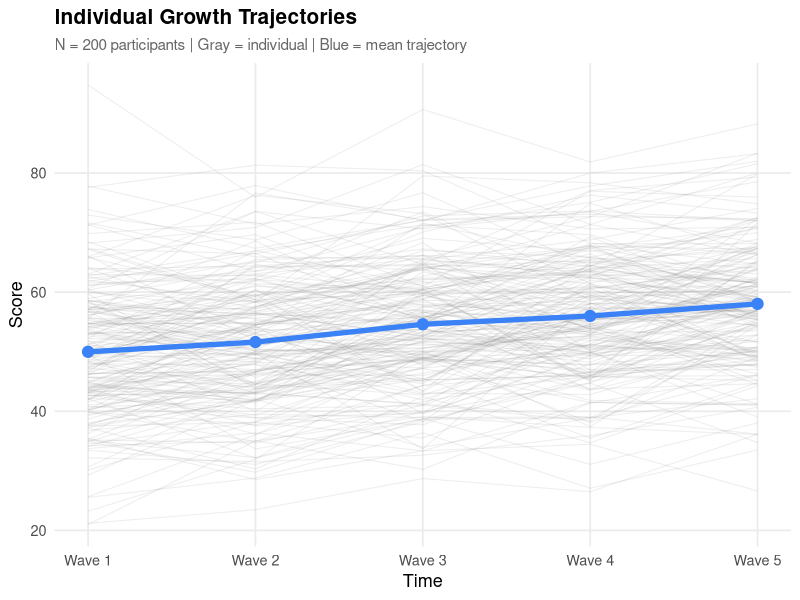
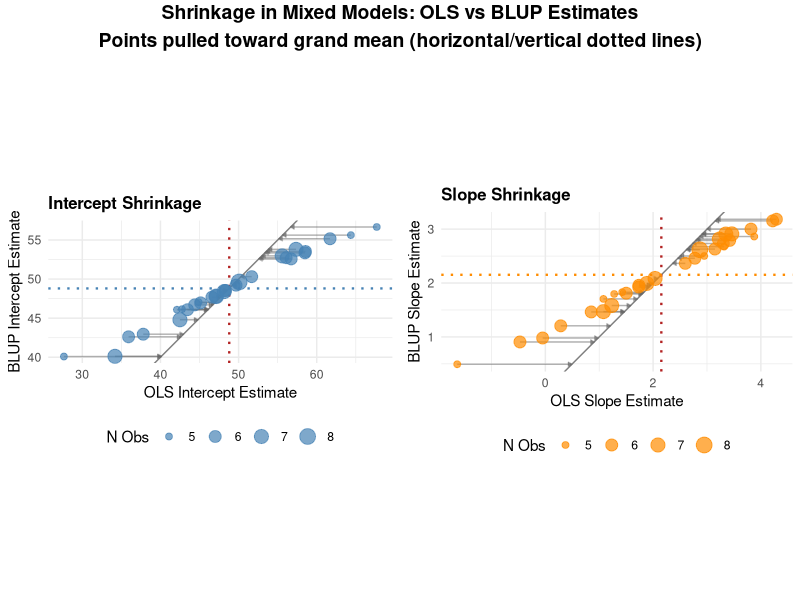
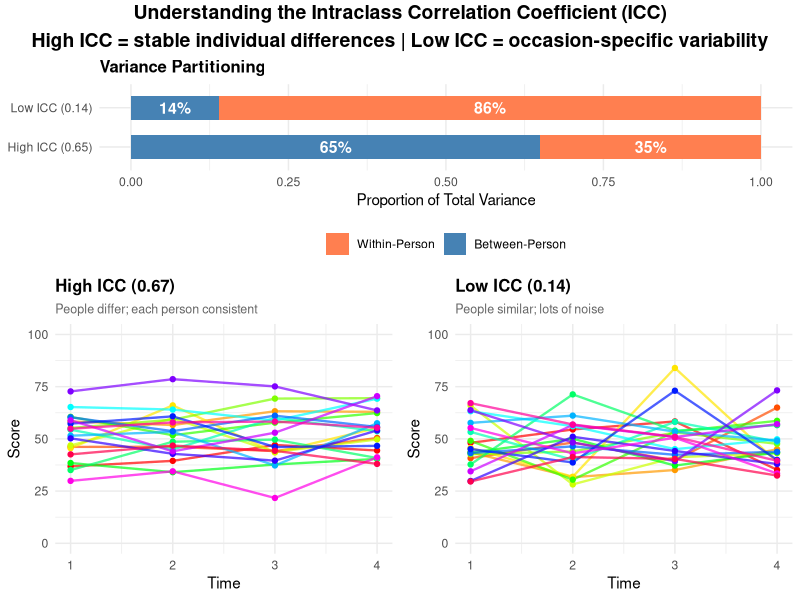

These figures' R source, in order:
# Generate LMM Guide Figures
# Figure 01: Spaghetti Plot (individual trajectories with mean overlay)
# Figure 10: Shrinkage Demonstration (simulated)
# Figure 11: ICC Visualization

library(ggplot2)
library(dplyr)
library(gridExtra)
library(MASS)

set.seed(42)

# Output directory
output_dir <- "public/images/guides/lmm"
dir.create(output_dir, recursive = TRUE, showWarnings = FALSE)

# =============================================================================
# FIGURE 01: Spaghetti Plot with Mean Trajectory
# Individual growth trajectories showing between-person variability
# =============================================================================

n_persons_spag <- 200
time_points_spag <- 0:4

# Parameters matching the walkthrough
gamma_00 <- 50; gamma_10 <- 2
tau <- matrix(c(100, -2, -2, 1), nrow = 2)
sigma_spag <- 5

re <- mvrnorm(n_persons_spag, c(0, 0), tau)

spag_data <- expand.grid(id = 1:n_persons_spag, time = time_points_spag) %>%
  mutate(
    y = gamma_00 + re[id, 1] + (gamma_10 + re[id, 2]) * time + rnorm(n(), 0, sigma_spag)
  )

mean_traj <- spag_data %>%
  group_by(time) %>%
  summarise(mean_y = mean(y), .groups = "drop")

p_spaghetti <- ggplot(spag_data, aes(x = time, y = y)) +
  geom_line(aes(group = id), alpha = 0.12, color = "gray50", linewidth = 0.4) +
  geom_line(data = mean_traj, aes(y = mean_y),
            color = "#3B82F6", linewidth = 1.8) +
  geom_point(data = mean_traj, aes(y = mean_y),
             color = "#3B82F6", size = 3.5) +
  scale_x_continuous(breaks = 0:4, labels = paste("Wave", 1:5)) +
  labs(
    x = "Time",
    y = "Score",
    title = "Individual Growth Trajectories",
    subtitle = paste0("N = ", n_persons_spag,
                      " participants | Gray = individual | Blue = mean trajectory")
  ) +
  theme_minimal(base_size = 13) +
  theme(
    plot.title = element_text(size = 15, face = "bold"),
    plot.subtitle = element_text(size = 11, color = "gray40"),
    panel.grid.minor = element_blank()
  )

ggsave(file.path(output_dir, "lmm_fig01_spaghetti.png"),
       p_spaghetti, width = 8, height = 5, dpi = 150)

cat("Saved: lmm_fig01_spaghetti.png\n")

# =============================================================================
# FIGURE 10: Shrinkage Demonstration
# Simulating the shrinkage effect without fitting actual mixed model
# =============================================================================

# Simulate OLS estimates with varying reliability
n_persons <- 30

# Generate "true" person-level parameters
true_intercepts <- rnorm(n_persons, mean = 50, sd = 8)
true_slopes <- rnorm(n_persons, mean = 2, sd = 1.2)

# OLS estimates = true + noise (more noise for unreliable estimates)
reliability <- runif(n_persons, 0.4, 0.95)  # Varying reliability
n_obs <- round(3 + reliability * 5)  # More obs = more reliable

ols_intercepts <- true_intercepts + rnorm(n_persons, sd = 12 * (1 - reliability))
ols_slopes <- true_slopes + rnorm(n_persons, sd = 2 * (1 - reliability))

# Grand means
grand_intercept <- mean(ols_intercepts)
grand_slope <- mean(ols_slopes)

# BLUP estimates = shrunk toward grand mean
# Shrinkage factor depends on reliability
shrinkage_factor <- 0.3 + 0.5 * (1 - reliability)  # More shrinkage for low reliability

blup_intercepts <- (1 - shrinkage_factor) * ols_intercepts + shrinkage_factor * grand_intercept
blup_slopes <- (1 - shrinkage_factor) * ols_slopes + shrinkage_factor * grand_slope

estimates <- data.frame(
  person_id = 1:n_persons,
  ols_intercept = ols_intercepts,
  ols_slope = ols_slopes,
  blup_intercept = blup_intercepts,
  blup_slope = blup_slopes,
  n_obs = n_obs,
  reliability = reliability
)

# Create shrinkage plot for intercepts
p_shrinkage_intercept <- ggplot(estimates, aes(x = ols_intercept, y = blup_intercept)) +
  geom_abline(slope = 1, intercept = 0, linetype = "solid", color = "gray50", linewidth = 0.5) +
  geom_vline(xintercept = grand_intercept, linetype = "dotted", color = "firebrick", linewidth = 0.8) +
  geom_hline(yintercept = grand_intercept, linetype = "dotted", color = "steelblue", linewidth = 0.8) +
  geom_segment(aes(xend = blup_intercept, yend = blup_intercept),
               arrow = arrow(length = unit(0.1, "cm"), type = "closed"),
               color = "gray40", alpha = 0.5) +
  geom_point(aes(size = n_obs), color = "steelblue", alpha = 0.7) +
  scale_size_continuous(range = c(2, 5), name = "N Obs") +
  labs(
    x = "OLS Intercept Estimate",
    y = "BLUP Intercept Estimate",
    title = "Intercept Shrinkage"
  ) +
  theme_minimal(base_size = 11) +
  theme(
    plot.title = element_text(size = 12, face = "bold"),
    legend.position = "bottom"
  ) +
  coord_fixed()

# Create shrinkage plot for slopes
p_shrinkage_slope <- ggplot(estimates, aes(x = ols_slope, y = blup_slope)) +
  geom_abline(slope = 1, intercept = 0, linetype = "solid", color = "gray50", linewidth = 0.5) +
  geom_vline(xintercept = grand_slope, linetype = "dotted", color = "firebrick", linewidth = 0.8) +
  geom_hline(yintercept = grand_slope, linetype = "dotted", color = "darkorange", linewidth = 0.8) +
  geom_segment(aes(xend = blup_slope, yend = blup_slope),
               arrow = arrow(length = unit(0.1, "cm"), type = "closed"),
               color = "gray40", alpha = 0.5) +
  geom_point(aes(size = n_obs), color = "darkorange", alpha = 0.7) +
  scale_size_continuous(range = c(2, 5), name = "N Obs") +
  labs(
    x = "OLS Slope Estimate",
    y = "BLUP Slope Estimate",
    title = "Slope Shrinkage"
  ) +
  theme_minimal(base_size = 11) +
  theme(
    plot.title = element_text(size = 12, face = "bold"),
    legend.position = "bottom"
  ) +
  coord_fixed()

# Combine plots using gridExtra
png(file.path(output_dir, "lmm_fig10_shrinkage.png"), width = 1000, height = 500, res = 100)
grid.arrange(
  p_shrinkage_intercept,
  p_shrinkage_slope,
  ncol = 2,
  top = grid::textGrob(
    "Shrinkage in Mixed Models: OLS vs BLUP Estimates\nPoints pulled toward grand mean (horizontal/vertical dotted lines)",
    gp = grid::gpar(fontsize = 14, fontface = "bold")
  )
)
dev.off()

cat("Saved: lmm_fig10_shrinkage.png\n")

# =============================================================================
# FIGURE 11: ICC Visualization
# =============================================================================

set.seed(123)

# High ICC scenario (ICC ≈ 0.65)
n_persons_icc <- 20
n_time <- 4

between_var_high <- 100
within_var_high <- 50

icc_high <- between_var_high / (between_var_high + within_var_high)

persons_high <- data.frame(
  person_id = 1:n_persons_icc,
  person_mean = rnorm(n_persons_icc, mean = 50, sd = sqrt(between_var_high))
)

data_high <- expand.grid(
  person_id = 1:n_persons_icc,
  time = 1:n_time
) %>%
  left_join(persons_high, by = "person_id") %>%
  mutate(y = person_mean + rnorm(n(), sd = sqrt(within_var_high)))

# Low ICC scenario (ICC ≈ 0.15)
between_var_low <- 20
within_var_low <- 120

icc_low <- between_var_low / (between_var_low + within_var_low)

persons_low <- data.frame(
  person_id = 1:n_persons_icc,
  person_mean = rnorm(n_persons_icc, mean = 50, sd = sqrt(between_var_low))
)

data_low <- expand.grid(
  person_id = 1:n_persons_icc,
  time = 1:n_time
) %>%
  left_join(persons_low, by = "person_id") %>%
  mutate(y = person_mean + rnorm(n(), sd = sqrt(within_var_low)))

# Create variance partition data for stacked bar chart
variance_data <- data.frame(
  Component = factor(rep(c("Between-Person", "Within-Person"), 2),
                     levels = c("Within-Person", "Between-Person")),
  ICC_Level = rep(c("High ICC (0.65)", "Low ICC (0.14)"), each = 2),
  Proportion = c(0.65, 0.35, 0.14, 0.86)
)

# Stacked bar for variance partitioning
p_variance <- ggplot(variance_data, aes(x = ICC_Level, y = Proportion, fill = Component)) +
  geom_bar(stat = "identity", width = 0.6) +
  geom_text(aes(label = paste0(round(Proportion * 100), "%")),
            position = position_stack(vjust = 0.5),
            color = "white", fontface = "bold", size = 4) +
  scale_fill_manual(values = c("Between-Person" = "steelblue", "Within-Person" = "coral")) +
  labs(
    title = "Variance Partitioning",
    y = "Proportion of Total Variance",
    x = NULL
  ) +
  theme_minimal(base_size = 11) +
  theme(
    plot.title = element_text(size = 12, face = "bold"),
    legend.position = "bottom",
    legend.title = element_blank()
  ) +
  coord_flip()

# Spaghetti plot for high ICC
p_high_icc <- ggplot(data_high, aes(x = time, y = y, group = person_id, color = factor(person_id))) +
  geom_line(alpha = 0.7, linewidth = 0.8) +
  geom_point(size = 1.5) +
  scale_color_manual(values = rainbow(n_persons_icc), guide = "none") +
  labs(
    title = paste0("High ICC (", round(icc_high, 2), ")"),
    subtitle = "People differ; each person consistent",
    x = "Time",
    y = "Score"
  ) +
  theme_minimal(base_size = 11) +
  theme(
    plot.title = element_text(size = 12, face = "bold"),
    plot.subtitle = element_text(size = 9, color = "gray40")
  ) +
  ylim(0, 100)

# Spaghetti plot for low ICC
p_low_icc <- ggplot(data_low, aes(x = time, y = y, group = person_id, color = factor(person_id))) +
  geom_line(alpha = 0.7, linewidth = 0.8) +
  geom_point(size = 1.5) +
  scale_color_manual(values = rainbow(n_persons_icc), guide = "none") +
  labs(
    title = paste0("Low ICC (", round(icc_low, 2), ")"),
    subtitle = "People similar; lots of noise",
    x = "Time",
    y = "Score"
  ) +
  theme_minimal(base_size = 11) +
  theme(
    plot.title = element_text(size = 12, face = "bold"),
    plot.subtitle = element_text(size = 9, color = "gray40")
  ) +
  ylim(0, 100)

# Combine ICC plots using gridExtra
png(file.path(output_dir, "lmm_fig11_icc.png"), width = 1000, height = 800, res = 100)
grid.arrange(
  p_variance,
  arrangeGrob(p_high_icc, p_low_icc, ncol = 2),
  nrow = 2,
  heights = c(1, 1.5),
  top = grid::textGrob(
    "Understanding the Intraclass Correlation Coefficient (ICC)\nHigh ICC = stable individual differences | Low ICC = occasion-specific variability",
    gp = grid::gpar(fontsize = 14, fontface = "bold")
  )
)
dev.off()

cat("Saved: lmm_fig11_icc.png\n")

cat("\nAll figures generated successfully!\n")
